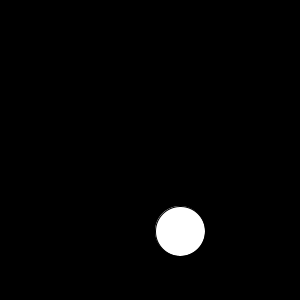
Frame 1 (no input)
Frame 60 (the mouse pressed at the canvas centre just before this capture): identical to frame 1, image omitted
Frame 120 (the mouse held since frame 60 and released just before this capture): identical to frame 1, image omitted

The Processing sketch that drew this single still picture (run headless with seeded random() and noise(); from frame 60 on, the mouse is pressed at the canvas centre):

// Processing sketch: Get_Program
// ── Get_Program.pde
int x = (int)(Math.random()*300);
int y = (int)(Math.random()*300);

void setup()
{
  size(300,300);
}
void draw()
{
  background(0);
  ellipse(x, y, 50, 50);
  if(get(mouseX, mouseY) != color(0))
  text("Touching!", 125, 200);
}
